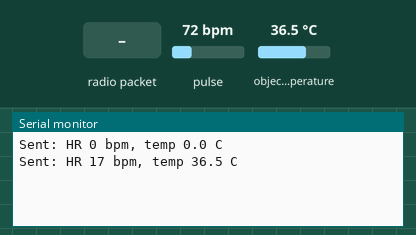
This sketch was run on a simulated Arduino Uno, built with avr-gcc and run on an emulated ATmega328P. Shown: the last lines printed to the serial monitor. Inputs (shaded band) come from the test bench; at power-on: pulse 72 bpm, object temperature 36.5 °C. No radio packets arrive unless stated.

Above: at 1.2 s.
1.3 s: radio packet "1" arrives
At 1.46 s:
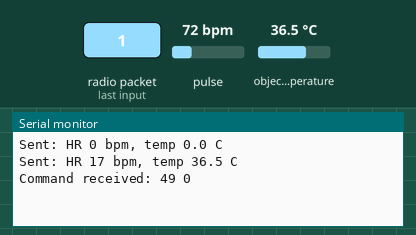
2.8 s: pulse set to 42 bpm
At 3.4 s:
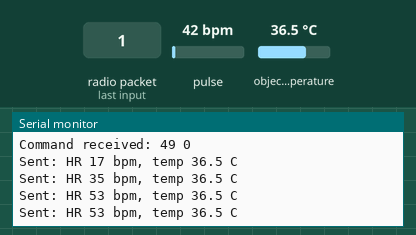
4.3 s: object temperature set to 20 °C
At 4.9 s:
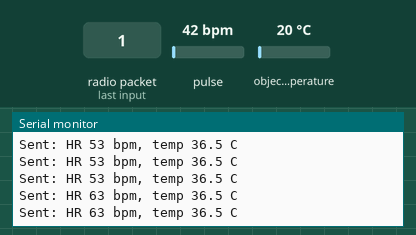
5.8 s: radio packet "0" arrives
At 5.97 s:
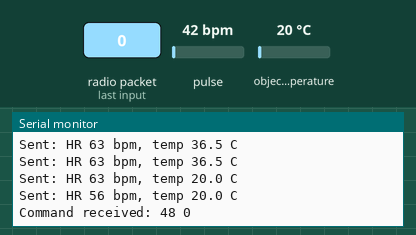
7.3 s: pulse set to 70 bpm
At 8.0 s:
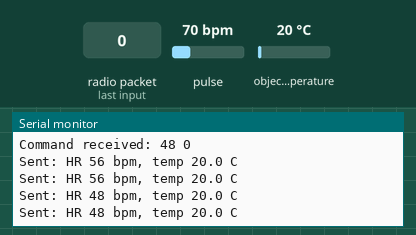
Timing chart, 0 to 9.8 s (numbered marks = the images above; inputs shaded):
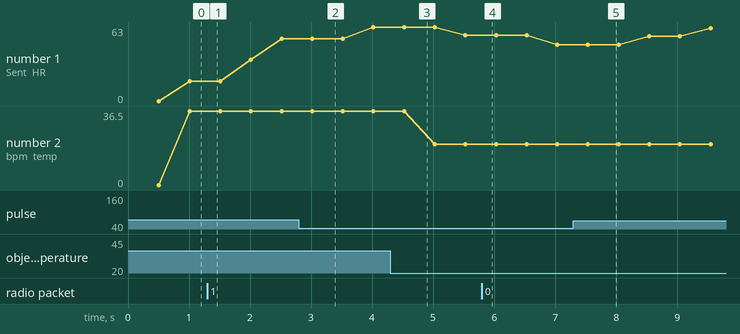

The sketch:

nrf24_node.ino
```cpp
// Smart Saline bedside node (Arduino Uno): patient vitals + NRF24 radio link.
//
// Reads the patient's heart rate (MAX30102) and body temperature (MLX90614),
// and sends them to the Raspberry Pi with the drip readings every 500 ms.
// It also prints any command bytes received from the Pi.
//
// The drip readings (bottle, rate, drop count) are fixed sample values here:
// the load-cell, IR drop-counting and servo code is not part of this sketch.
//
// Libraries (Arduino Library Manager):
//   RF24                                  by TMRh20
//   Adafruit MLX90614 Library             by Adafruit
//   SparkFun MAX3010x Pulse and Proximity Sensor Library  by SparkFun
//
// Wiring (Uno): nRF24L01 on SPI with CE = 10, CSN = 9.
//               MLX90614 and MAX30102 share I2C: SDA = A4, SCL = A5.

#include <SPI.h>
#include <Wire.h>
#include <RF24.h>
#include <Adafruit_MLX90614.h>
#include "MAX30105.h"   // SparkFun library; also drives the MAX30102
#include "heartRate.h"  // beat detection from the same library

// Six 16-bit values (an int is 2 bytes on the Uno) = 12-byte packet.
// The Raspberry Pi decodes them in this order (see hardware/README.md).
struct NodePacket {
  int sensorNum;    // node ID: 1, 2 or 3
  int bottle;       // bottle reading (sample value in this sketch)
  int rate;         // drop-rate reading (sample value in this sketch)
  int count;        // drop count (sample value in this sketch)
  int heartRate;    // beats per minute, 0 = no finger / no beat yet
  int tempTenths;   // body temperature in tenths of a degree C (368 = 36.8 C), 0 = no reading
};

const int NODE_ID = 1;                       // node 2: set to 2 and change both addresses to ...E2
const uint64_t node_TX = 0xF0F0F0F0E1LL;     // readings to the Pi
const uint64_t node_RX = 0xC0C0F0F0E1LL;     // commands from the Pi

RF24 radio(10, 9);  // CE, CSN
Adafruit_MLX90614 thermometer;
MAX30105 pulseSensor;

NodePacket packet;
bool haveThermometer = false;
bool havePulseSensor = false;

// Heart-rate averaging (from the SparkFun heart-rate example).
const byte RATE_SIZE = 4;
byte rates[RATE_SIZE];
byte rateSpot = 0;
unsigned long lastBeat = 0;
int beatAvg = 0;

unsigned long lastSend = 0;
unsigned long lastTempRead = 0;

void setup() {
  Serial.begin(9600);

  radio.begin();
  radio.setPALevel(RF24_PA_MAX);
  radio.setDataRate(RF24_250KBPS);
  radio.setChannel(0x77);
  radio.setAutoAck(false);  // matches the Raspberry Pi receiver
  radio.enableDynamicPayloads();
  radio.openWritingPipe(node_TX);
  radio.openReadingPipe(1, node_RX);
  radio.startListening();

  haveThermometer = thermometer.begin();
  if (!haveThermometer) Serial.println("MLX90614 not found: temperature will be sent as 0");

  havePulseSensor = pulseSensor.begin(Wire, I2C_SPEED_FAST);
  if (havePulseSensor) {
    pulseSensor.setup();                    // default settings
    pulseSensor.setPulseAmplitudeRed(0x0A); // low red LED: shows the sensor is on
    pulseSensor.setPulseAmplitudeGreen(0);  // green LED not used
  } else {
    Serial.println("MAX30102 not found: heart rate will be sent as 0");
  }

  packet.sensorNum = NODE_ID;
  packet.bottle = 11;  // sample drip readings
  packet.rate = 12;
  packet.count = 13;
}

// Call as often as possible: beat detection needs a fast, steady stream of samples.
void updateHeartRate() {
  if (!havePulseSensor) return;
  long ir = pulseSensor.getIR();
  if (ir < 50000) {  // no finger on the sensor
    beatAvg = 0;
    return;
  }
  if (checkForBeat(ir)) {
    unsigned long now = millis();
    float bpm = 60.0 / ((now - lastBeat) / 1000.0);
    lastBeat = now;
    if (bpm > 20 && bpm < 255) {
      rates[rateSpot++] = (byte)bpm;
      rateSpot %= RATE_SIZE;
      int sum = 0;
      for (byte i = 0; i < RATE_SIZE; i++) sum += rates[i];
      beatAvg = sum / RATE_SIZE;
    }
  }
}

void updateTemperature() {
  if (!haveThermometer) return;
  if (millis() - lastTempRead < 1000) return;  // once a second is plenty
  lastTempRead = millis();
  double c = thermometer.readObjectTempC();
  packet.tempTenths = isnan(c) ? 0 : (int)(c * 10 + 0.5);
}

void receiveCommands() {
  if (!radio.available()) return;
  byte payload[32] = {0};
  uint8_t size = radio.getDynamicPayloadSize();
  if (size > 32) size = 32;
  radio.read(payload, size);
  Serial.print("Command received:");
  for (uint8_t i = 0; i < size; i++) {
    Serial.print(' ');
    Serial.print(payload[i]);
  }
  Serial.println();
}

void sendReadings() {
  if (millis() - lastSend < 500) return;
  lastSend = millis();
  packet.heartRate = beatAvg;
  radio.stopListening();
  radio.write(&packet, sizeof(packet));
  radio.startListening();
  Serial.print("Sent: HR ");
  Serial.print(packet.heartRate);
  Serial.print(" bpm, temp ");
  Serial.print(packet.tempTenths / 10.0, 1);
  Serial.println(" C");
}

void loop() {
  updateHeartRate();
  updateTemperature();
  receiveCommands();
  sendReadings();
}
```

Measured:
- after the input at 1.3 s, the serial monitor: prints a new line at once (image 1)
- after the input at 5.8 s, the serial monitor: prints a new line at once (image 4)
- plotted number 1: 53 → 63 after the input at 2.8 s, 48 → 62 after the input at 7.3 s
- plotted number 2: 36.5 → 20 after the input at 4.3 s
